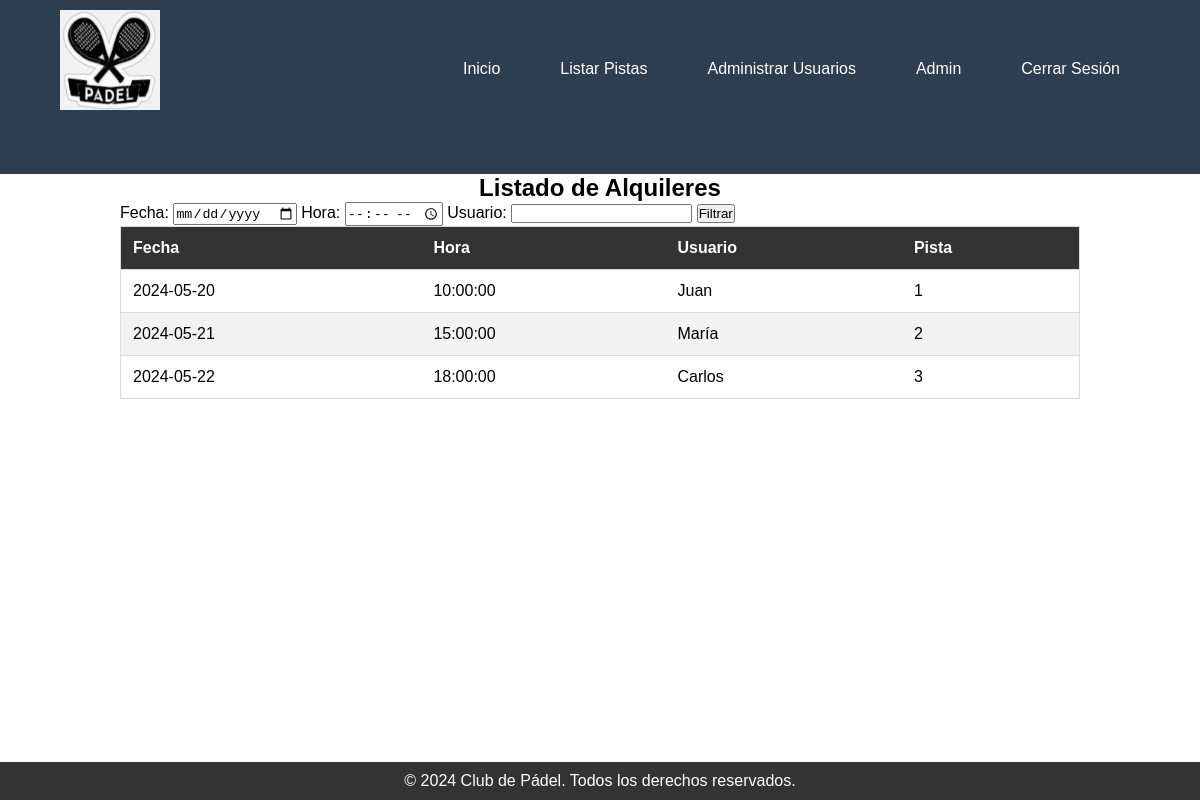
The app's page /listarPistas.php (signed in) with its own data.
### tables this page shows
CREATE TABLE Partido (
    id_partido INT PRIMARY KEY AUTO_INCREMENT,
    fecha DATE,
    hora_inicio TIME,
    id_usuario INT,
    id_pista INT,
    FOREIGN KEY (id_usuario) REFERENCES Usuario(id_usuario),
    FOREIGN KEY (id_pista) REFERENCES Pista(id_pista)
);

CREATE TABLE Usuario (
    id_usuario INT PRIMARY KEY AUTO_INCREMENT,
    nombre VARCHAR(50),
    apellido VARCHAR(50),
    correo VARCHAR(100),
    contrasena VARCHAR(100)
);

### listarPistas.php (the view, shortened to what this page needs)
<?php
include 'config.php';
?>
<!DOCTYPE html>
<html lang="es">
<head>
    <link rel="stylesheet" href="style.css">
</head>
<body>
    <header>
        <div class="container">
            <div class="logo"><img class="logoImagen" src="./img/logo.png" alt="Logo del club"></div>
            <nav>
            <ul>
                    <li><a href="indexAdmin.php">Inicio</a></li>
                    <?php if (isset($_SESSION['loggedin']) && $_SESSION['loggedin'] === true): ?>
                        <li><a href="listarPistas.php">Listar Pistas</a></li>
                        <li><a href="gestionUsuarios.php">Administrar Usuarios</a></li>
                        <li><a href="#"><?php echo htmlspecialchars($_SESSION['nombre']); ?></a></li>
                        <li><a href="logout.php">Cerrar Sesión</a></li>
                    <?php else: ?>
                        <li><a href="iniciarSesion.php">Iniciar Sesión</a></li>
                    <?php endif; ?>
                </ul>
            </nav>
        </div>
    </header>
    <main>
        <section class="container">
            <h1>Listado de Alquileres</h1>
            <form method="GET" action="listarPistas.php">
                <label for="fecha">Fecha:</label>
                <input type="date" id="fecha" name="fecha">
                <label for="hora">Hora:</label>
                <input type="time" id="hora" name="hora">
                <label for="usuario">Usuario:</label>
                <input type="text" id="usuario" name="usuario">
                <input type="submit" value="Filtrar">
            </form>
            <table>
                <thead>
                    <tr>
                        <th>Fecha</th>
                        <th>Hora</th>
                        <th>Usuario</th>
                        <th>Pista</th>
                    </tr>
                </thead>
                <tbody>
                    <?php
                    $query = "
                        SELECT Partido.fecha, Partido.hora_inicio, Usuario.nombre AS nombre_usuario, Partido.id_pista AS nombre_pista
                        FROM Partido
                        JOIN Usuario ON Partido.id_usuario = Usuario.id_usuario
                        WHERE 1=1
                    ";
                    $result = $conn->query($query);
                    if ($result->num_rows > 0) {
                        while ($row = $result->fetch_assoc()) {
                            echo "<tr>";
                            echo "<td>" . htmlspecialchars($row['fecha']) . "</td>";
                            echo "<td>" . htmlspecialchars($row['hora_inicio']) . "</td>";
                            echo "<td>" . htmlspecialchars($row['nombre_usuario']) . "</td>";
                            echo "<td>" . htmlspecialchars($row['nombre_pista']) . "</td>";
                            echo "</tr>";
                        }
                    } else {
                        echo "<tr><td colspan='4'>No hay alquileres registrados</td></tr>";
                    }
                    ?>
                </tbody>
            </table>
        </section>
    </main>
    <footer>
        <div class="container">
            <p>&copy; 2024 Club de Pádel. Todos los derechos reservados.</p>
        </div>
    </footer>
</body>
</html>

### style.css (style rules this page uses)
* { margin: 0; padding: 0; box-sizing: border-box; }
body, html { height: 100%; }
body { display: flex; flex-direction: column; min-height: 100vh; }
main { flex: 1; }
header, footer { background-color: #333; color: #fff; padding: 10px 0; }
header .container, footer .container { width: 90%; margin: 0 auto; }
nav ul { list-style: none; display: flex; justify-content: space-around; }
nav ul li a { color: #fff; text-decoration: none; padding: 10px 20px; border-radius: 5px; transition: background-color 0.3s; }
.container { width: 90%; margin: 20px auto; }
footer { text-align: center; }
body { font-family: Arial, sans-serif; margin: 0; padding: 0; }
.container { width: 80%; margin: 0 auto; }
header { background-color: #333; color: #fff; padding: 60px 0; position: relative; }
.logo { float: left; margin-top: -50px; }
nav { float: right; }
nav ul { list-style: none; margin: 0; padding: 0; }
nav ul li { display: inline-block; margin-left: 20px; vertical-align: middle; }
nav ul li a { color: #fff; text-decoration: none; }
.logoImagen { width: 100px; height: 100px; }
footer { background-color: #333; color: #fff; text-align: center; padding: 10px 0; }
header { background-color: #2c3e50; color: #fff; padding: 60px 0; position: relative; }
h1 { margin-top: 0; text-align: center; }
table { width: 100%; border-collapse: collapse; border: 1px solid #ddd; }
table th, table td { padding: 12px; text-align: left; border-bottom: 1px solid #ddd; }
table th { background-color: #333; color: #fff; }
table tbody tr:nth-child(even) { background-color: #f2f2f2; }

### records on screen
partido: fecha "2024-05-20", hora_inicio "10:00:00", id_usuario.nombre "Juan", id_pista "1"
partido: fecha "2024-05-21", hora_inicio "15:00:00", id_usuario.nombre "María", id_pista "2"
partido: fecha "2024-05-22", hora_inicio "18:00:00", id_usuario.nombre "Carlos", id_pista "3"

### other values on screen
$_SESSION['nombre'] "Admin"
